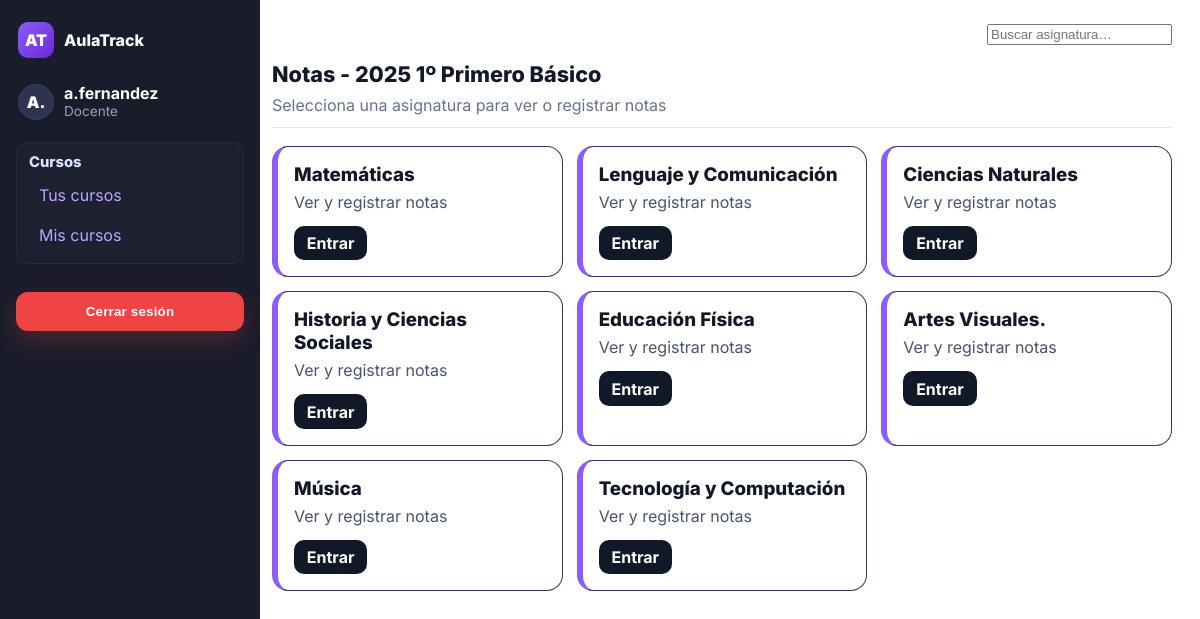
Page /curso/11/notas/ (signed in) on the committed database.
### usuarios/models.py (models this page shows, shortened)
class Usuario(AbstractUser):
    nombres = models.CharField(max_length=100)
    apellidos = models.CharField(max_length=100)
    rut = models.CharField(max_length=12, unique=True, validators=[rut_validator])
    ROLE_DOCENTE = 'docente'
    ROLE_UTP = 'utp'
    ROLE_INSPECTOR = 'inspector'
    ROLE_CHOICES = [
        (ROLE_DOCENTE, 'Docente'),
        (ROLE_UTP, 'UTP'),
        (ROLE_INSPECTOR, 'Inspector'),
    ]
    role = models.CharField(max_length=20, choices=ROLE_CHOICES)

class Curso(models.Model):
    año = models.CharField(max_length=15)
    nombre = models.CharField(max_length=30)
    sala = models.CharField(max_length=10)
    asignaturas = models.ManyToManyField('Asignatura', blank=True)
    profesor_jefe = models.ForeignKey(
        Usuario,
        on_delete=models.CASCADE,
        null=True,
        blank=True,
        limit_choices_to={'role': 'docente'},
        related_name='cursos_como_profesor_jefe'
    )
    class Meta:
        constraints = [
            models.UniqueConstraint(
                Lower('año'), Lower('nombre'), Lower('sala'),
                name='uniq_curso_anio_nombre_sala_ci'
            )
        ]

class Asignatura(models.Model):
    nombre = models.CharField(max_length=30)
    descripcion = models.TextField()
    profesor = models.ForeignKey(Usuario, on_delete=models.CASCADE, null=True, blank=True)

### usuarios/views.py (the view)
# urls.py: path('curso/<int:curso_id>/notas/', seleccionar_asignatura, name='notas'),
@login_required
def seleccionar_asignatura(request, curso_id):
    curso = get_object_or_404(Curso, id=curso_id)
    asignaturas = Asignatura.objects.filter(curso=curso)
    context = {
        'curso': curso,
        'asignaturas': asignaturas
    }
    return render(request, 'seleccionar_asignatura.html', context)

### usuarios/templates/seleccionar_asignatura.html (shortened to what this page needs)
{% extends "base.html" %}
{% load static %}
{% block extra_css %}
<link rel="stylesheet" href="{% static 'css/curso.css' %}">
{% endblock %}
{% block topbar %}
<input class="search" placeholder="Buscar asignatura…" aria-label="Buscar" />
{% endblock %}
{% block content %}
<h2 class="sectionTitle">Notas - {{ curso.año }} {{ curso.nombre }}</h2>
<p class="hint">Selecciona una asignatura para ver o registrar notas</p>
<div class="divider"></div>
<div class="curso-options">
  {% for asignatura in asignaturas %}
  <div class="curso-card op-notas">
    <h3>{{ asignatura.nombre }}</h3>
    <p>Ver y registrar notas</p>
    <a href="{% url 'usuarios:libro_notas' curso.id asignatura.id %}" class="cta">Entrar</a>
  </div>
  {% empty %}
  <p>No hay asignaturas registradas para este curso.</p>
  {% endfor %}
</div>
{% endblock %}

### usuarios/templates/base.html (shortened to what this page needs)
{% load static %}
<!DOCTYPE html>
<html lang="es">
<head>
    <link rel="stylesheet" href="{% static 'css/base.css' %}">
    {% block extra_css %}{% endblock %}
</head>
<body>
<main class="app">
    <aside class="sidebar" aria-label="Barra lateral">
        <div class="sidebar-top">
            <div class="brand">
                <div class="logo" aria-hidden="true">AT</div>
                <div class="name">AulaTrack</div>
            </div>
            {% if user.is_authenticated %}
            <div class="profile" aria-label="Perfil usuario">
                <div class="avatar" aria-hidden="true">
                    {{ user.username|slice:":2"|upper }}
                </div>
                <div>
                    <div class="docente">{{ user.username }}</div>
                    <div class="rol">{{ user.role|title|default:"Sin rol" }}</div>
                </div>
            </div>
            <nav aria-label="Menú principal" class="menu">
                <div class="nav-section">
                    <h4>Cursos</h4>
                    <ul>
                        <li><a href="{% url 'usuarios:home_page' %}">Tus cursos</a></li>
                        {% if user.role == "utp" %}
                            <li><a href="{% url 'usuarios:cursos_lista' %}">Gestionar cursos</a></li>
                            <li><a href="{% url 'usuarios:crear_curso' %}">Crear curso</a></li>
                            <li><a href="{% url 'usuarios:crear_asignatura' %}">Crear asignatura</a></li>
                            <li><a href="{% url 'usuarios:asignar_profesor_jefe' %}">Asignar profesor jefe</a></li>
                            <li><a href="{% url 'usuarios:agregar_alumno' %}">Agregar alumno</a></li>
                            <li><a href="{% url 'usuarios:gestion_usuario' %}">Gestión de usuarios</a></li>
                        {% elif user.role == "docente" %}
                            <li><a href="{% url 'usuarios:home_page' %}">Mis cursos</a></li>
                        {% elif user.role == "alumno" %}
                            <li><a href="{% url 'usuarios:home_page' %}">Mi inicio</a></li>
                        {% endif %}
                    </ul>
                </div>
            </nav>
            <div class="logout">
                <form method="post" action="{% url 'usuarios:logout' %}">
                    <button type="submit" class="logout-btn">Cerrar sesión</button>
                </form>
            </div>
            {% endif %}
        </div>
    </aside>
    <section class="main">
        <header class="topbar">
            {% block topbar %}{% endblock %}
        </header>
        <div class="content">
            {% block content %}{% endblock %}
        </div>
    </section>
</main>
</body>
</html>

### usuarios/static/css/base.css (style rules this page uses)
:root { --brand-300:#c084fc; --brand-400:#b072ff; --brand-500:#a855f7; --brand-600:#8b5cf6; --brand-700:#7c3aed; --brand-800:#6d28d9; --bg-900:#141725; --bg-800:#191c2b; --bg-700:#1f2333; --panel:#23273a; --panel-2:#2b3050; --txt-100:#f3f4f6; --txt-200:#e5e7eb; --txt-400:#cbd5e1; --txt-600:#94a3b8; --success:#22c55e; --warning:#f59e0b; --danger:#ef4444; --ring: rgba(168,85,247,.45); --shadow: 0 10px 30px rgba(0,0,0,.35); --radius: 14px; }
* { box-sizing:border-box }
html,body { height:100% }
body { margin:0; font-family: Inter, system-ui, -apple-system, Segoe UI, Roboto, Helvetica, Arial, sans-serif; color:var(--txt-200); background: var(--bg-900); }
a { color:var(--brand-400);text-decoration:none }
h1,h2,h3 { margin:0 0 .5rem;color:#fff }
p { margin:.25rem 0;color:var(--txt-400) }
.sectionTitle { font-size:1.35rem;font-weight:800;color:#fff }
.hint { color:var(--txt-600) }
.divider { height:1px;background:#2a2d45;margin:12px 0 18px }
.app { display:grid; grid-template-columns:260px 1fr; min-height:100vh; }
.main { background:var(--bg-700); padding:24px 28px 28px 12px; }
.content { max-width:none;width:100%;margin:0 }
.topbar { display:flex;align-items:center;gap:12px;margin-bottom:16px }
.topbar .search { margin-left:auto }
.sidebar { background:var(--bg-800); color:var(--txt-200); width:260px; height:100vh; display:flex; flex-direction:column; padding:18px 16px; }
.sidebar-top { display:flex; flex-direction:column; gap:16px; flex:1; }
.brand { display:flex;align-items:center;gap:10px; font-weight:800;color:#fff;margin:4px 2px 4px; }
.brand .logo { width:36px;height:36px;display:grid;place-items:center;border-radius:10px; background:linear-gradient(135deg,var(--brand-600),var(--brand-800)); color:#fff;font-weight:900; }
.profile { display:flex;gap:10px;align-items:center; margin:6px 2px 2px; }
.profile .avatar { width:36px;height:36px;border-radius:999px;display:grid;place-items:center; background:#2f3352;color:#fff;font-weight:900;border:1px solid #3a3f6b; }
.profile .docente { color:#fff;font-weight:700;line-height:1.1 }
.profile .rol { color:var(--txt-600);font-size:.85rem }
.menu { margin-top:4px }
.nav-section { background:#1c2031; border:1px solid #262b45; border-radius:12px; padding:10px 12px; }
.nav-section h4 { margin:0 0 6px; color:#dbe2ff; font-weight:800; font-size:.92rem; }
.nav-section ul { list-style:none; margin:0; padding:0; display:grid; gap:4px; }
.nav-section a { display:block; padding:8px 10px; border-radius:10px; color:#b9a7ff; }
.logout { margin-top:12px; }
.sidebar .logout-btn { width:100%; padding:.75rem 1rem; border:0; border-radius:12px; background: var(--danger); color:#fff; font-weight:800; letter-spacing:.2px; cursor:pointer; transition: background .2s ease, transform .05s ease, box-shadow .2s ease; box-shadow:0 10px 24px rgba(239,68,68,.25); }
.topCta,.cta,.btn { display:inline-flex;align-items:center;justify-content:center; gap:.5rem;padding:.6rem 1rem;border-radius:999px;border:0;cursor:pointer;font-weight:700; transition:transform .05s ease, box-shadow .2s ease, background .2s ease; }
.cta { background:#2a2f4a;color:#fff;border-radius:10px }

### usuarios/static/css/curso.css (style rules this page uses)
.main { background:#ffffff; color:#0f172a; }
.main h1, .main h2, .main h3 { color:#111827; }
.main .sectionTitle { color:#111827; }
.main .hint { color:#64748b; }
.main .divider { background:#e5e7eb; }
.curso-options { display:grid; grid-template-columns:repeat(auto-fit,minmax(240px,1fr)); gap:14px; justify-content:start; }
.curso-card { background:#ffffff; border:1px solid #323865; border-left:6px solid var(--brand-600); border-radius:16px; padding:16px; color:#0f172a; }
.curso-card h3 { margin:0 0 6px; font-weight:800; color:#111827; }
.curso-card p { color:#475569; }
.curso-card a { display:inline-flex; margin-top:10px; background:#111827; color:#fff; padding:.45rem .8rem; border-radius:10px; }

### rows in the picture
Usuario: username "A.", username "a.fernandez", role "Docente"
Curso: año "2025", nombre "1º Primero Básico"
Asignatura: nombre "Matemáticas"
Asignatura: nombre "Lenguaje y Comunicación"
Asignatura: nombre "Ciencias Naturales"
Asignatura: nombre "Historia y Ciencias Sociales"
Asignatura: nombre "Educación Física"
Asignatura: nombre "Artes Visuales."
Asignatura: nombre "Música"
Asignatura: nombre "Tecnología y Computación"
